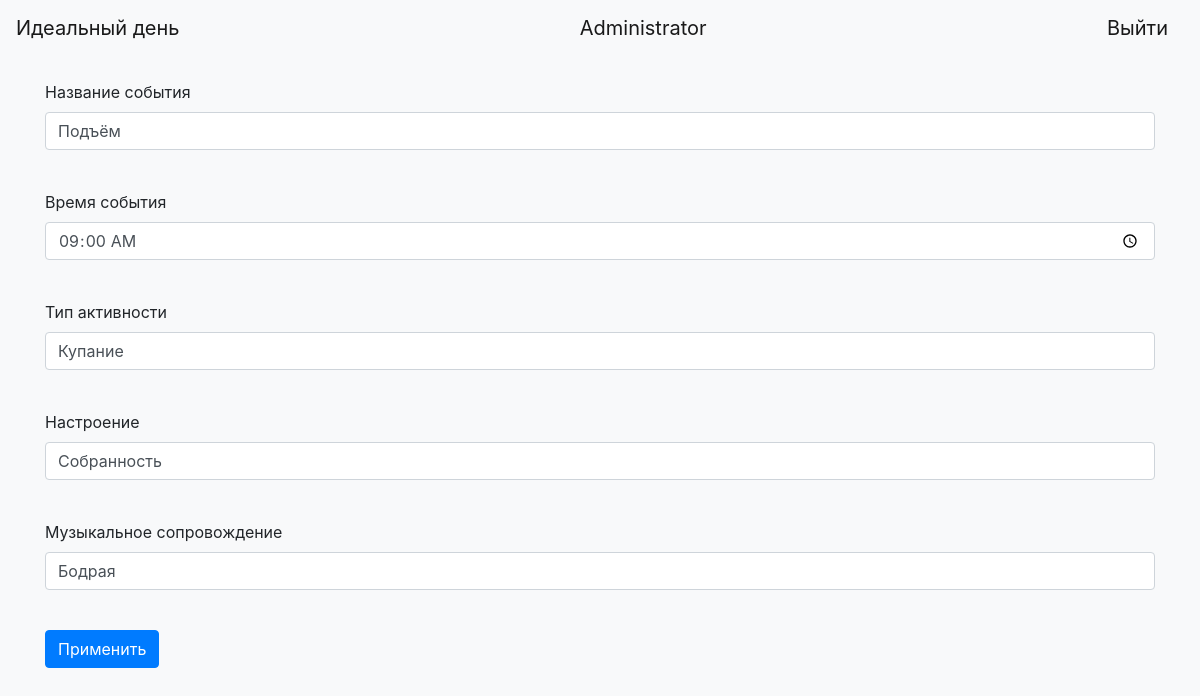
Screenshot of /events/2 (signed in) with the database file from the repository.
### data/users.py (models this page shows, shortened)
class User(SqlAlchemyBase, UserMixin, SerializerMixin):
    __tablename__ = 'users'
    id = sqlalchemy.Column(sqlalchemy.Integer, primary_key=True, autoincrement=True)
    email = sqlalchemy.Column(sqlalchemy.String, index=True, unique=True, nullable=True)
    name = sqlalchemy.Column(sqlalchemy.String, nullable=True)
    hashed_password = sqlalchemy.Column(sqlalchemy.String, nullable=True)
    avatar = sqlalchemy.Column(sqlalchemy.String, nullable=True)
    events = orm.relationship('Events', back_populates='user')

### data/events.py (models this page shows)
class Events(SqlAlchemyBase, SerializerMixin):
    __tablename__ = 'events'
    id = sqlalchemy.Column(sqlalchemy.Integer, primary_key=True, autoincrement=True)
    title = sqlalchemy.Column(sqlalchemy.String, nullable=True)
    time = sqlalchemy.Column(sqlalchemy.DateTime, nullable=False)
    activity_type = sqlalchemy.Column(sqlalchemy.String, nullable=True)
    mood = sqlalchemy.Column(sqlalchemy.String, nullable=True)
    music = sqlalchemy.Column(sqlalchemy.String, nullable=True)
    user_id = sqlalchemy.Column(sqlalchemy.Integer, sqlalchemy.ForeignKey("users.id"))
    user = orm.relationship('User')

### index.py (the view, shortened to what this page needs)
@app.route('/events/<int:id>', methods=['GET', 'POST'])
@login_required
def edit_events(id):
    form = EventsForm()
    if request.method == "GET":
        db_sess = db_session.create_session()
        if current_user.id != 1:
            event = db_sess.query(Events).filter(Events.id == id,
                                                 Events.user == current_user).first()
        else:
            event = db_sess.query(Events).filter(Events.id == id).first()
        if event:
            form.title.data = event.title
            form.time.data = event.time.time()
            form.activity_type.data = event.activity_type
            form.mood.data = event.mood
            form.music.data = event.music
        else:
            abort(404)
    return render_template('events.html',
                           title='Редактирование события',
                           form=form
                           )

### form/events.py
class EventsForm(FlaskForm):
    title = StringField('Название события', validators=[DataRequired()])
    time = TimeField('Время события', validators=[DataRequired()])
    activity_type = StringField('Тип активности', validators=[DataRequired()])
    mood = StringField('Настроение', validators=[DataRequired()])
    music = StringField('Музыкальное сопровождение', validators=[DataRequired()])
    submit = SubmitField('Применить')

### data/db_session.py (called while the page is built)
def create_session() -> Session:
    global __factory
    return __factory()

### index.py (called while the page is built)
@login_manager.user_loader
def load_user(user_id):
    db_sess = db_session.create_session()
    return db_sess.query(User).get(user_id)

### templates/events.html (shortened to what this page needs)
{% extends "base.html" %}
{% block content %}
<form action="" method="post">
    <p>
        {{ form.title.label }}<br>
        {{ form.title(class="form-control") }}<br>
    </p>
    <p>
        {{ form.time.label }}<br>
        {{ form.time(class="form-control") }}<br>
    </p>
    <p>
        {{ form.activity_type.label }}<br>
        {{ form.activity_type(class="form-control") }}<br>
    </p>
    <p>
        {{ form.mood.label }}<br>
        {{ form.mood(class="form-control") }}<br>
    </p>
    <p>
        {{ form.music.label }}<br>
        {{ form.music(class="form-control") }}<br>
    </p>
    <p>{{ form.submit(type="submit", class="btn btn-primary") }}</p>
</form>
{% endblock %}

### templates/base.html (shortened to what this page needs)
<!doctype html>
<html lang="en">
<head>
    <link rel="stylesheet"
          href="https://stackpath.bootstrapcdn.com/bootstrap/4.4.1/css/bootstrap.min.css"
>
    <link rel="stylesheet" type="text/css" href="../static/css/style.css" />
</head>
<body>
<header>
<nav class="navbar navbar-light bg-light">
    <a class="navbar-brand" href="/">Идеальный день</a>
    {% if current_user.is_authenticated %}
      <a class="navbar-brand" href="/account">{{ current_user.name }}</a>
      <a class="navbar-brand" href="/logout">Выйти</a>
    {% else %}
      <p class="mb-0">
        <a class="btn btn-primary" href="/register">Зарегистрироваться</a>
        <a class="btn btn-success" href="/login">Войти</a>
      </p>
    {% endif %}
</nav>
</header>
<main role="main" class="container py-4">
    {% block content %}{% endblock %}
</main>
</body>
</html>

### static/css/style.css (style rules this page uses)
body { background-color: #f8f9fa; }

### rows the page displays
User: name "Administrator"
Events: title "Подъём", time "09:00", activity_type "Купание", mood "Собранность", music "Бодрая"
